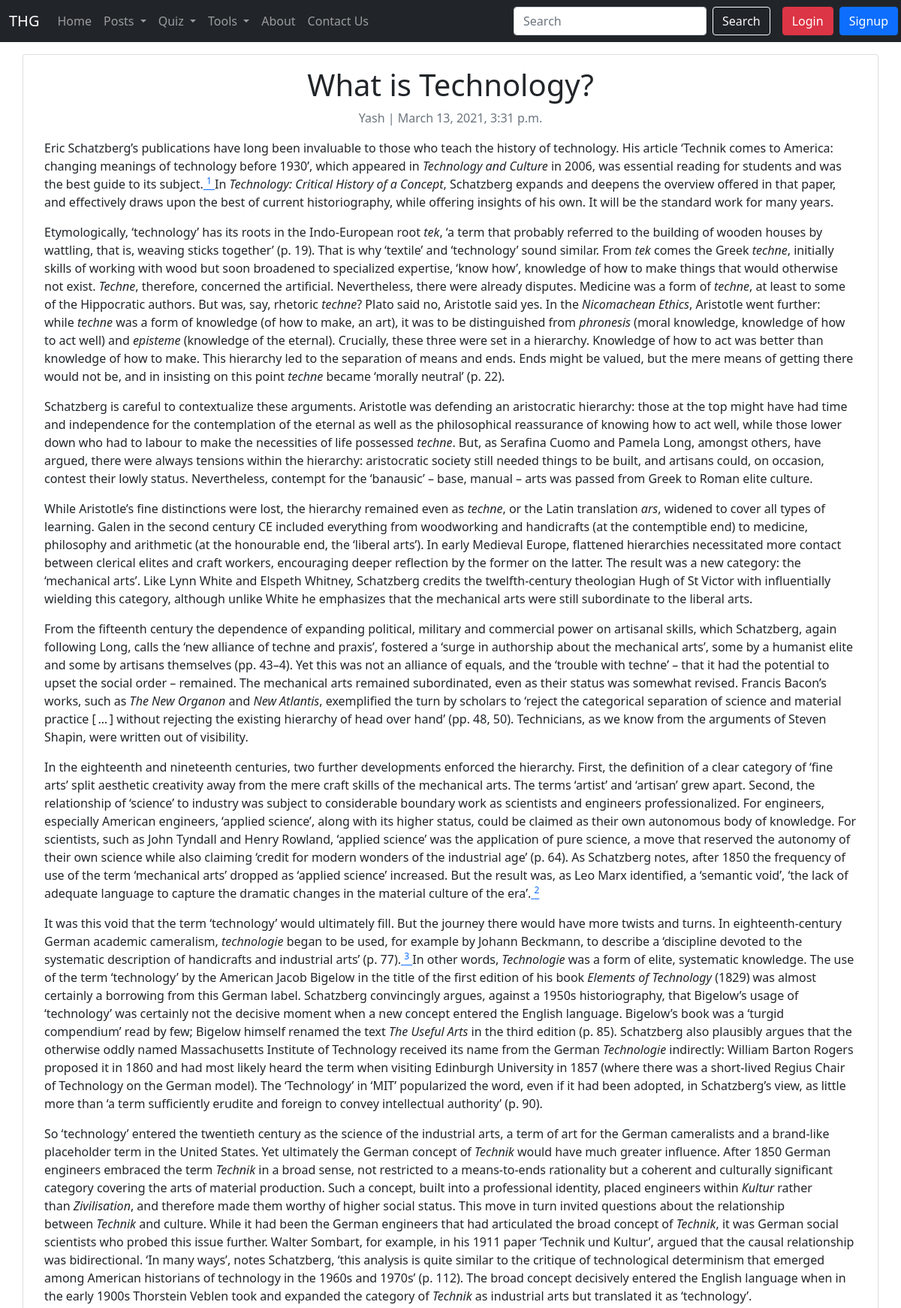
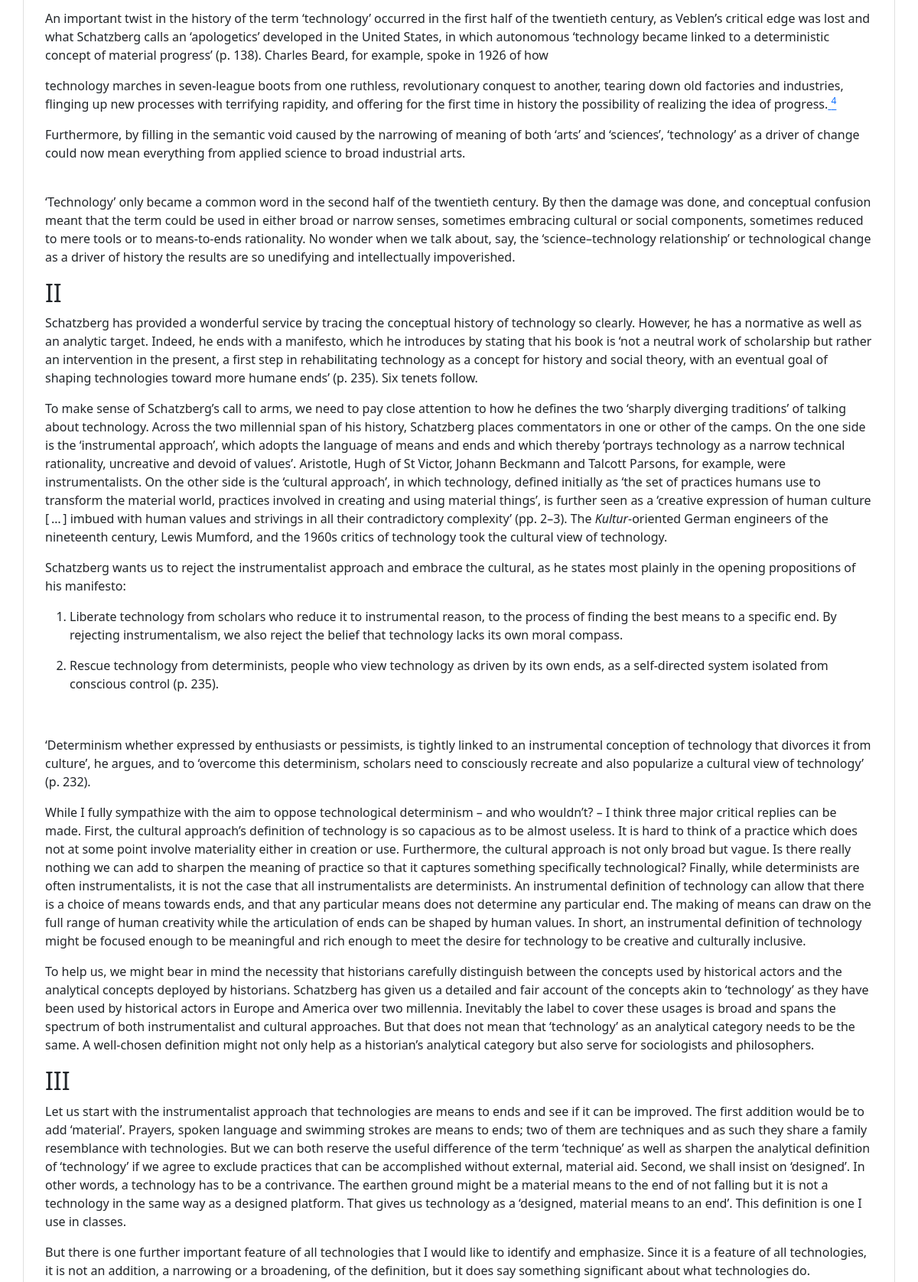
Page /what-technology/ (upper part) on the committed database (2 pictures, top to bottom).
### THG/models.py (models this page shows, shortened)
class Post(models.Model):
    title = models.CharField(max_length=200, unique=True)
    slug = models.SlugField(max_length=200, unique=True)
    category = models.CharField(max_length=50, default="")
    author = models.ForeignKey(User, on_delete= models.CASCADE,related_name='blog_posts')
    updated_on = models.DateTimeField(auto_now= True)
    content = models.TextField()
    created_on = models.DateTimeField(auto_now_add=True)
    status = models.IntegerField(choices=STATUS, default=0)
    class Meta:
        ordering = ['-created_on']

### THG/views.py (the view)
# urls.py: path('<str:slug>/', views.PostDetailView, name='post_detail'),
def PostDetailView(request, slug):
    post = Post.objects.filter(slug=slug).first()
    comments = BlogComment.objects.filter(post=post, parent=None)
    replies = BlogComment.objects.filter(post=post).exclude(parent=None)
    replyDict = {}
    for reply in replies:
        if reply.parent.sno not in replyDict.keys():
            replyDict[reply.parent.sno] = [reply]
        else:
            replyDict[reply.parent.sno].append(reply)
    context = {'post':post, 'comments':comments, 'user':request.user, 'replyDict':replyDict}
    return render(request, 'post_detail.html', context)

### THG/templates/post_detail.html (shortened to what this page needs)
{% extends 'base.html' %}
{% block body %}
{% load humanize %}
{% load extras %}
{% load static %}
<div class="container">
  <div class="row">
    <div class="col-md-12 card mb-4  mt-3 ">
      <div class="card-body">
        <center>
          <h1>{% block title %} {{ post.title }} {% endblock title %}</h1>
          <p class=" text-muted">{{ post.author }} | {{ post.created_on }}</p>
        </center>
        <p class="card-text ">{{ post.content|safe }}</p>
      </div>
    </div>
      {% endblock %}

### rows in the picture
Post: title "What is Technology?", author "Yash", created_on "March 13, 2021, 3:31 p.m.", content "Eric Schatzberg’s publications have long been invaluable to those who teach the history of technology. His article ‘Technik comes to America: changing meanings of technology before 1930’, which appeared in Technology and Culture in 2006, was essential reading for students and was the best guide to its subject. 1 In Technology: Critical History of a Concept , Schatzberg expands and deepens the overview offered in that paper, and effectively draws upon the best of current historiography, while offering insights of his own. It will be the standard work for many years. Etymologically, ‘technology’ has its roots in the Indo-European root tek , ‘a term that probably referred to the building of…"
